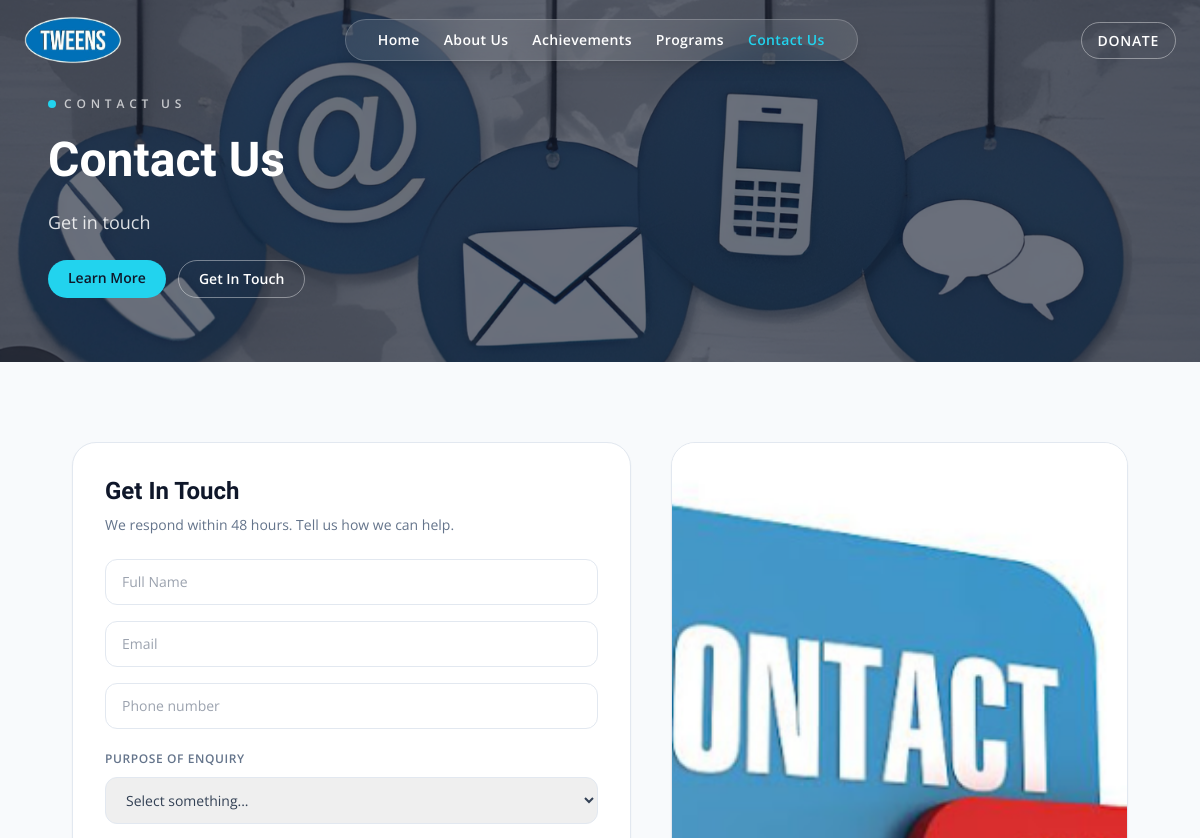
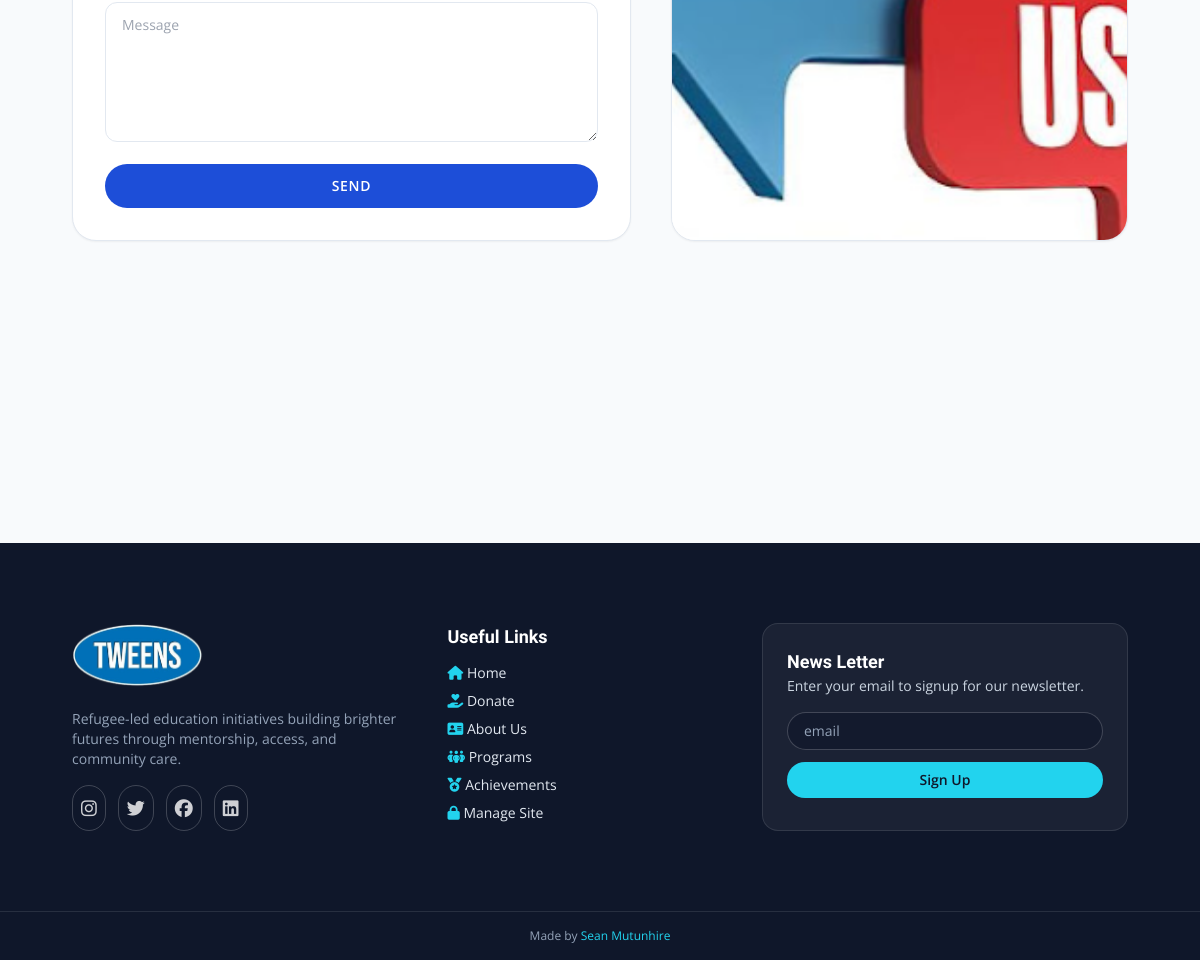
The app's page /contact with its own data (2 pictures, top to bottom).
### flask_app/models.py (models this page shows)
class SiteContent(db.Model):
    __tablename__ = "site_content_table"
    __table_args__ = (
        UniqueConstraint("page", "section", "field", name="uq_site_content_key"),
    )
    id = db.Column(db.Integer, primary_key=True)
    page = db.Column(db.String(100), nullable=False)
    section = db.Column(db.String(100), nullable=False)
    field = db.Column(db.String(100), nullable=False)
    value = db.Column(db.Text, nullable=False)
    updated_at = db.Column(db.DateTime, nullable=False, default=datetime.utcnow, onupdate=datetime.utcnow)

### flask_app/app.py (the view)
@app.get("/contact")
def contact():
    return render_template(
        "contact.html",
        page_content=get_page_content("contact"),
        file_js=f'<script src="{url_for("static", filename="myJS/contact.js")}"></script>',
    )

### flask_app/app.py (called while the page is built)
def get_page_content(page: str) -> dict[str, dict[str, str]]:
    defaults = SITE_CONTENT_DEFAULTS.get(page, {})
    content = {section: dict(fields) for section, fields in defaults.items()}
    rows = SiteContent.query.filter_by(page=page).all()
    for row in rows:
        content.setdefault(row.section, {})[row.field] = row.value
    return content

@app.context_processor
def inject_global_site_content():
    global_content = get_page_content("global")
    return {
        "global_content": global_content.get("branding", {}),
        "footer_content": global_content.get("footer", {}),
        "current_endpoint": request.endpoint,
    }

### flask_app/templates/contact.html (shortened to what this page needs)
{% set title = 'Contact' %}
{% set file_css = '' %}
{% set bg_image_url = page_content.hero.background_image %}
{% set topic = page_content.hero.topic %}
{% set caption = page_content.hero.caption %}
{% include 'components/hero.html' %}
<main class="mx-auto flex max-w-6xl flex-col gap-12 px-6 py-12 md:px-8 md:py-16 lg:px-12 lg:py-20">
    <section class="grid gap-10 lg:grid-cols-[1.1fr_0.9fr]">
        <form method="post" action="{{ url_for('contact_submit') }}" class="form-side rounded-3xl border border-slate-200 bg-white p-8 shadow-sm">
            <div class="space-y-2">
                <h2 class="text-2xl font-semibold text-slate-900">{{ page_content.form.title }}</h2>
                <p class="text-sm text-slate-500">{{ page_content.form.caption }}</p>
            </div>
            <div class="mt-6 grid gap-4">
                <div>
                    <input type="text" placeholder="Full Name" name="name" required value="{{ form_data.get('name', '') if form_data else '' }}" class="w-full rounded-xl border border-slate-200 px-4 py-3 text-sm text-slate-700 focus:border-brand-aqua focus:outline-none">
                </div>
                <div>
                    <input type="email" placeholder="Email" name="email" required value="{{ form_data.get('email', '') if form_data else '' }}" class="w-full rounded-xl border border-slate-200 px-4 py-3 text-sm text-slate-700 focus:border-brand-aqua focus:outline-none">
                </div>
                <div>
                    <input type="text" placeholder="Phone number" name="contact-number" required value="{{ form_data.get('contact_number', '') if form_data else '' }}" class="w-full rounded-xl border border-slate-200 px-4 py-3 text-sm text-slate-700 focus:border-brand-aqua focus:outline-none">
                </div>
                <div>
                    <label for="purpose" class="text-xs font-semibold uppercase tracking-wider text-slate-500">Purpose of enquiry</label>
                    <select name="purpose" id="mySelect" required class="mt-2 w-full rounded-xl border border-slate-200 px-4 py-3 text-sm text-slate-700 focus:border-brand-aqua focus:outline-none">
                        <option value="">Select something...</option>
                    </select>
                </div>
                <div>
                    <textarea id="messageBox" name="message" placeholder="Message" required class="min-h-[140px] w-full rounded-xl border border-slate-200 px-4 py-3 text-sm text-slate-700 focus:border-brand-aqua focus:outline-none">{{ form_data.get('message', '') if form_data else '' }}</textarea>
                </div>
                <button id="formSubmit" type="submit" class="rounded-full bg-brand-blue px-6 py-3 text-sm font-semibold uppercase tracking-wider text-white transition hover:bg-brand-deep">Send</button>
            </div>
        </form>
        <div class="overflow-hidden rounded-3xl border border-slate-200 bg-white shadow-sm">
            <img src="{{ url_for('static', filename=page_content.form.image) }}" alt="contact image" class="h-full w-full object-cover">
        </div>
    </section>
</main>
{% include 'components/footer.html' %}

### flask_app/templates/components/hero.html (shortened to what this page needs)
<!DOCTYPE html>
<html lang="en">
<head>
    <link rel="stylesheet" href="{{ url_for('static', filename='css/tailwind.css') }}">
    <link rel="stylesheet" href="https://cdnjs.cloudflare.com/ajax/libs/font-awesome/6.7.2/css/all.min.css" />
</head>
<body>
    <div class="nav-banner fixed inset-x-0 top-0 z-50 flex items-center justify-between px-6 py-4 transition-all duration-500">
        <div class="logo flex items-center gap-3">
            <a href="{{ url_for('home') }}" class="inline-flex items-center gap-3">
                <img src="{{ url_for('static', filename=global_content.get('logo_image', 'images/logo.png')) }}" alt="Logo" class="h-12 object-cover">
            </a>
        </div>
        <nav class="hidden md:flex md:items-center md:gap-6 md:rounded-full md:bg-white/10 md:backdrop-blur-xl md:px-8 md:py-2.5 md:border md:border-white/20 md:shadow-lg">
            <a href="{{ url_for('home') }}" class="text-sm font-semibold tracking-wide transition-colors {% if current_endpoint == 'home' %}text-brand-aqua{% else %}text-white hover:text-brand-aqua{% endif %}">Home</a>
            <a href="{{ url_for('about') }}" class="text-sm font-semibold tracking-wide transition-colors {% if current_endpoint == 'about' %}text-brand-aqua{% else %}text-white hover:text-brand-aqua{% endif %}">About Us</a>
            <a href="{{ url_for('achievements') }}" class="text-sm font-semibold tracking-wide transition-colors {% if current_endpoint == 'achievements' %}text-brand-aqua{% else %}text-white hover:text-brand-aqua{% endif %}">Achievements</a>
            <a href="{{ url_for('programs') }}" class="text-sm font-semibold tracking-wide transition-colors {% if current_endpoint == 'programs' %}text-brand-aqua{% else %}text-white hover:text-brand-aqua{% endif %}">Programs</a>
            <a href="{{ url_for('contact') }}" class="text-sm font-semibold tracking-wide transition-colors {% if current_endpoint == 'contact' %}text-brand-aqua{% else %}text-white hover:text-brand-aqua{% endif %}">Contact Us</a>
        </nav>
        <div class="hidden md:block">
            <a href="{{ global_content.get('donate_url', 'https://www.globalgiving.org/projects/transformative-education-for-refugees-in-zimbabwe/') }}" target="_blank" class="rounded-full border border-white/40 px-4 py-2 text-sm font-semibold uppercase tracking-wider text-white transition hover:border-white hover:bg-white/10">Donate</a>
        </div>
    </div>
    <header class="relative min-h-[60vh] bg-cover bg-center" style="background-image: url('{{ url_for('static', filename=bg_image_url) }}');">
        <div class="absolute inset-0" style="background-color: rgba(15, 23, 42, 0.62);"></div>
        <div class="relative z-10">
            <div class="mx-auto flex max-w-6xl flex-col gap-6 px-6 pb-16 pt-24 text-white">
                <div class="flex flex-wrap items-center gap-2 text-xs font-semibold uppercase tracking-[0.4em] text-white/70">
                    <span class="h-2 w-2 rounded-full bg-brand-aqua"></span>
                    {{ topic }}
                </div>
                <h1 class="text-4xl font-semibold leading-tight md:text-5xl">{{ topic }}</h1>
                <p class="max-w-2xl text-base text-white/85 md:text-lg">{{ caption }}</p>
                <div class="flex flex-wrap gap-3">
                    <a href="{{ url_for('about') }}" class="rounded-full bg-brand-aqua px-5 py-2 text-sm font-semibold text-slate-900 transition hover:brightness-110">Learn More</a>
                    <a href="{{ url_for('contact') }}" class="rounded-full border border-white/40 px-5 py-2 text-sm font-semibold text-white transition hover:border-white hover:bg-white/10">Get In Touch</a>
                </div>
            </div>
        </div>
    </header>

### flask_app/templates/components/footer.html (shortened to what this page needs)
<section class="bg-slate-900 text-slate-200">
    <div class="mx-auto grid max-w-6xl gap-10 px-6 py-14 md:px-8 md:py-16 lg:px-12 lg:py-20 md:grid-cols-[1.1fr_0.9fr_1.2fr]">
        <div class="space-y-4">
            <a href="{{ url_for('home') }}" class="inline-flex items-center gap-3">
                <img src="{{ url_for('static', filename=global_content.get('logo_image', 'images/logo.png')) }}" alt="logo" class="h-16 object-cover">
            </a>
            <p class="text-sm text-slate-400">{{ footer_content.get('tagline', 'Refugee-led education initiatives building brighter futures through mentorship, access, and community care.') }}</p>
            <div class="flex gap-3 text-lg">
                <a href="https://www.instagram.com/tweens_tongogara/" target="_blank" class="rounded-full border border-white/20 p-2 text-white/80 transition hover:border-brand-aqua hover:text-brand-aqua"><i class="fa-brands fa-instagram"></i></a>
                <a href="https://x.com/TongogaraTweens" target="_blank" class="rounded-full border border-white/20 p-2 text-white/80 transition hover:border-brand-aqua hover:text-brand-aqua"><i class="fa-brands fa-twitter"></i></a>
                <a href="https://www.facebook.com/tweens.tongo/" target="_blank" class="rounded-full border border-white/20 p-2 text-white/80 transition hover:border-brand-aqua hover:text-brand-aqua"><i class="fa-brands fa-facebook"></i></a>
                <a href="https://www.linkedin.com/in/tweens-tongogara-9620b5367" target="_blank" class="rounded-full border border-white/20 p-2 text-white/80 transition hover:border-brand-aqua hover:text-brand-aqua"><i class="fa-brands fa-linkedin"></i></a>
            </div>
        </div>
        <div class="space-y-3">
            <h2 class="text-lg font-semibold text-white">Useful Links</h2>
            <div class="space-y-2 text-sm">
                <p><i class="fa-solid fa-house text-brand-aqua"></i> <a href="{{ url_for('home') }}">Home</a></p>
                <p><i class="fa-solid fa-hand-holding-heart text-brand-aqua"></i> <a href="{{ global_content.get('donate_url', 'https://www.globalgiving.org/projects/transformative-education-for-refugees-in-zimbabwe/') }}" target="_blank">Donate</a></p>
                <p><i class="fa-solid fa-address-card text-brand-aqua"></i> <a href="{{ url_for('about') }}">About Us</a></p>
                <p><i class="fa-solid fa-people-group text-brand-aqua"></i> <a href="{{ url_for('programs') }}">Programs</a></p>
                <p><i class="fa-solid fa-medal text-brand-aqua"></i> <a href="{{ url_for('achievements') }}">Achievements</a></p>
                <p><i class="fa-solid fa-lock text-brand-aqua"></i> <a href="{{ url_for('news_validate_page') }}">Manage Site</a></p>
            </div>
        </div>
        <div class="space-y-4 rounded-2xl border border-white/10 bg-white/5 p-6">
            <div>
                <h2 class="text-lg font-semibold text-white">{{ footer_content.get('newsletter_title', 'News Letter') }}</h2>
                <p class="text-sm text-slate-300">{{ footer_content.get('newsletter_caption', 'Enter your email to signup for our newsletter.') }}</p>
            </div>
            <form action="{{ url_for('newsletter_signup') }}" method="post" class="flex flex-col gap-3">
                <input type="email" placeholder="email" name="newsletter" required class="w-full rounded-full border border-white/20 bg-slate-900/60 px-4 py-2 text-sm text-white placeholder:text-slate-400 focus:border-brand-aqua focus:outline-none">
                <button type="submit" class="rounded-full bg-brand-aqua px-4 py-2 text-sm font-semibold text-slate-900 transition hover:brightness-110">Sign Up</button>
            </form>
        </div>
    </div>
    <div class="border-t border-white/10 py-4 text-center text-xs text-slate-400">
        <p>Made by <a href="https://seanmutunhire.site" target="_blank" class="text-brand-aqua transition hover:text-white">Sean Mutunhire</a></p>
    </div>
</section>
</body>
</html>

### records on screen
SiteContent: value (picture)
SiteContent: value (picture)
SiteContent: value "CONTACT US", value "Contact Us"
SiteContent: value "Get in touch"
SiteContent: form "Get In Touch"
SiteContent: form.caption "We respond within 48 hours. Tell us how we can help."
SiteContent: value (picture)
SiteContent: get "Refugee-led education initiatives building brighter futures through mentorship, access, and community care."
SiteContent: get "News Letter"
SiteContent: get "Enter your email to signup for our newsletter."
